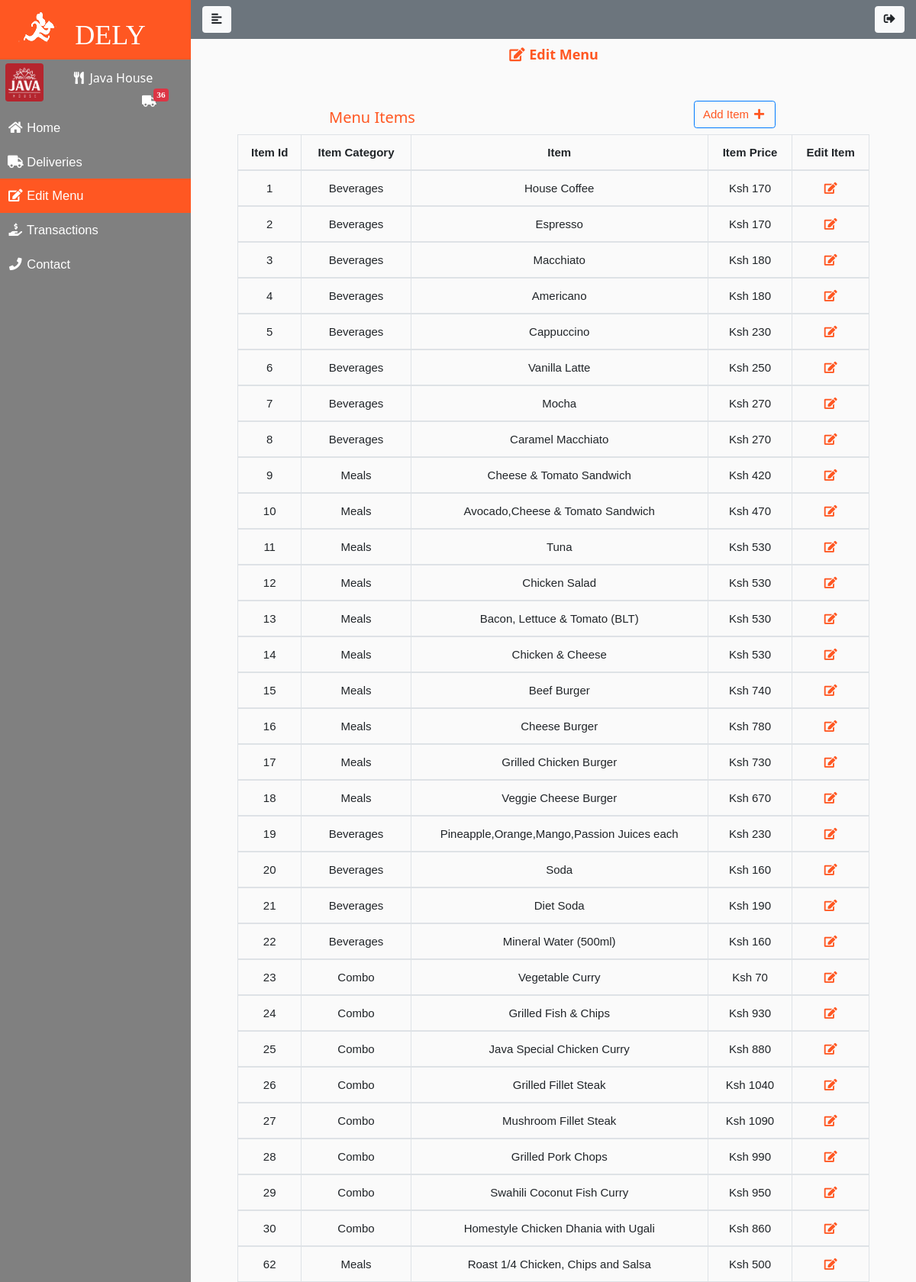
Screenshot of /delyadmin/pages/edit_menu.php (signed in) with the database file from the repository.
### tables this page shows
CREATE TABLE `delyitems` (
  `Item_id` int(10) NOT NULL,
  `Partner` int(11) NOT NULL,
  `Item_cat` int(5) NOT NULL,
  `Item_name` varchar(50) NOT NULL,
  `Item_price` int(10) NOT NULL
);

CREATE TABLE `itemcat` (
  `Cat_id` int(5) NOT NULL,
  `Category` varchar(20) NOT NULL
);

### delyadmin/pages/edit_menu.php (the view, shortened to what this page needs)
<!DOCTYPE html>
<html>
<head>
    <?php include 'config/links.php'; session_start(); ?>
</head>
<body>
    <div class="wrapper">
        <nav id="sidebar">
            <div class="sidebar-header ">
                <div class="row" style="background: #FF5722;">
                    <div class="col-sm-4" align="center">
                        <img src="../img/icon.png" class="rounded" alt="LOGO" >
                    </div>
                    <div class="col-sm-6">
                        <h1 style="padding-top: 15px ">DELY</h1>
                    </div>
                </div>
            </div>
            <ul class="list-unstyled " >
                <div class="row">
                    <div class="col-sm-4"align="center">
                        <?php
                        $part = $_SESSION['part'];
                        echo "<img src='../../delyimgs/partners/".str_replace(' ','',$part)."logo.png' class='rounded' alt='LOGO' id='imgr'>";
                        ?>
                    </div>
                    <div class="col-sm-7">
                        <h6 style="padding-top: 5px"><i class="fa fa-utensils fa-fw"></i> <?php echo $_SESSION['part']; ?> </h6>
                        <div class="col-sm-5" style="float: right;" >
                            <?php
                            require 'config/delydbcon.php';
                            $partid = $_SESSION['partid'];
                            $stmt = $con->prepare("SELECT * FROM delyorders WHERE Part_id = '$partid' AND Dely ='0' ");
                            $stmt->execute();
                            $stmt->store_result();
                            $num = $stmt->num_rows();
                            echo "<a href='deliveries.php'><i class='fa fa-truck fa-inverse'><span class='badge badge-danger'>".$num."</span></i></a>";
                            ?>
                        </div>
                    </div>
                </div>
                <li><a href="home.php"><i class="fa fa-home fa-fw"></i>  Home</a></li>
                <li><a href="deliveries.php"><i class="fa fa-truck fa-fw"></i>  Deliveries</a></li>
                <li class="active" > <a href="edit_menu.php"><i class="fa fa-edit fa-fw"></i>  Edit Menu</a></li>
                <li><a href="transactions.php"><i class="fa fa-hand-holding-usd fa-fw"></i>  Transactions</a></li>
                <li><a href="contact.php"><i class="fa fa-phone fa-fw"></i>  Contact</a></li>
            </ul>
        </nav>
        <div style="width: 100%;" >
            <nav class="navbar content navbar-expand-lg navbar-light bg-secondary">
                <button type="button" id="sidebarCollapse" class="btn btn-light">
                    <i class="fas fa-align-left"></i>
                </button>
                <button id="logout" type="button" class="btn btn-light ml-auto" >
                    <i class="fas fa-sign-out-alt"></i>
                </button>
            </nav>
            <div class="Content" style="width: 100%;" align="center">
                <h5 style="color: #FF5722"><b><i class="fa fa-edit fa-fw"></i> Edit Menu</b></h5>
            </div>
            <div class="container" style="margin-top: 50px;" align="center">
                <div class="row">
                    <div class="col-sm-6">
                        <h4 style="color: #FF5722" >Menu Items</h4>
                    </div>
                    <div class="col-sm-6">
                        <button class="btn btn-outline-primary" data-toggle="modal" data-target="#addmodal" style="color: #FF5722" >Add Item <i class="fa fa-plus fa-fw"></i></button>
                    </div>
                </div>
                <?php
                require 'config/delydbcon.php';
                $partid = $_SESSION['partid'];
                $stmt = $con->prepare("SELECT delyitems.Item_id,delyitems.Item_cat,itemcat.Category,delyitems.Item_name,delyitems.Item_price FROM delyitems INNER JOIN itemcat ON delyitems.Item_cat = itemcat.Cat_id WHERE Partner = '$partid' ");
                $stmt->execute();
                $stmt->bind_result($iid,$catid,$cat,$name,$price);
                echo"<table class='table table-bordered' style='margin: 0 auto; width: 90%;'>
                    <thead class='text-center'>
                        <tr>
                            <th>Item Id</th>
                            <th>Item Category</th>
                            <th>Item </th>
                            <th>Item Price</th>
                            <th>Edit Item</th>
                        </tr>
                    </thead>";
                while ($stmt->fetch()) {
                    echo "<tbody class='text-center'>
                            <tr>
                                <td>".$iid."</td>
                                <td>".$cat."</td>
                                <td>".$name."</td>
                                <td>Ksh ".$price."</td>
                                <td><a data-toggle='modal' data-target='#editmodal'
                                href='javascript:edit();'
                                data-id=".$iid."
                                data-cat=".$catid."
                                data-name=".str_replace(' ','',$name)."
                                data-price=".$price."
                                <i id='editicon' class='fa fa-edit fa-fw' style='color: #FF5722;'></i></a></td>
                            </tr>
                        </tbody>";
                }
                echo "</table>
                </div>";
                ?>
            </div>
        </div>
</body>
</html>

### delyadmin/css/w3/all.css (style rules this page uses)
.fa,.fab,.fal,.far,.fas { -moz-osx-font-smoothing:grayscale;-webkit-font-smoothing:antialiased;display:inline-block;font-style:normal;font-variant:normal;text-rendering:auto;line-height:1 }
.fa-fw { text-align:center;width:1.25em }
.fa-inverse { color:#fff }
.fa-align-left:before { content:"\f036" }
.fa-edit:before { content:"\f044" }
.fa-hand-holding-usd:before { content:"\f4c0" }
.fa-home:before { content:"\f015" }
.fa-phone:before { content:"\f095" }
.fa-plus:before { content:"\f067" }
.fa-sign-out-alt:before { content:"\f2f5" }
.fa-truck:before { content:"\f0d1" }
.fa-utensils:before { content:"\f2e7" }
.fa,.far,.fas { font-family:"Font Awesome 5 Free" }
.fa,.fas { font-weight:900 }

### delyadmin/css/w3/w3.css (style rules this page uses)
*,*:before,*:after { box-sizing:inherit }
html { -ms-text-size-adjust:100%;-webkit-text-size-adjust:100% }
body { margin:0 }
article,aside,details,figcaption,figure,footer,header,main,menu,nav,section,summary { display:block }
a { background-color:transparent;-webkit-text-decoration-skip:objects }
img { border-style:none }
button,input,select,textarea { font:inherit;margin:0 }
button,input { overflow:visible }
button,select { text-transform:none }
button,html [type=button],[type=reset],[type=submit] { -webkit-appearance:button }
html,body { font-family:Verdana,sans-serif;font-size:15px;line-height:1.5 }
html { overflow-x:hidden }
h1 { font-size:36px }
h4 { font-size:20px }
h5 { font-size:18px }
h6 { font-size:16px }
h1,h2,h3,h4,h5,h6 { font-family:"Segoe UI",Arial,sans-serif;font-weight:400;margin:10px 0 }
img { vertical-align:middle }
a { color:inherit }

### delyadmin/pages/dely.css (style rules this page uses)
.wrapper { display: flex; width: 100%; align-items: stretch; }
body { background: #fafafa; }
a, a:hover, a:focus { color: inherit; text-decoration: none; transition: all 0.3s; }
#sidebar { min-width: 250px; max-width: 250px; min-height: 100vh; background: grey; color: #fff; transition: all 0.3s; }
#sidebar .sidebar-header { margin-right: 15px; margin-left: 15px; }
#sidebar ul li a { padding: 10px; font-size: 1.1em; display: block; }
#sidebar ul li.active > a, a[aria-expanded="true"] { color: #fff; background: #FF5722; }
#imgr { width: 50px; height: 50px; margin: 5px; }
.badge { position:absolute; right:10%; top:-30%; }
.content { width: 100%; }

### delyadmin/pages/edit_menu.php (style rules this page uses)
h1 { font-family: "../css/font/Lobster.otf" }

### rows the page displays
delyitems: Item_id "1", Item_cat.Category "Beverages", Item_name "House Coffee", Item_price "170"
delyitems: Item_id "2", Item_cat.Category "Beverages", Item_name "Espresso", Item_price "170"
delyitems: Item_id "3", Item_cat.Category "Beverages", Item_name "Macchiato", Item_price "180"
delyitems: Item_id "4", Item_cat.Category "Beverages", Item_name "Americano", Item_price "180"
delyitems: Item_id "5", Item_cat.Category "Beverages", Item_name "Cappuccino", Item_price "230"
delyitems: Item_id "6", Item_cat.Category "Beverages", Item_name "Vanilla Latte", Item_price "250"
delyitems: Item_id "7", Item_cat.Category "Beverages", Item_name "Mocha", Item_price "270"
delyitems: Item_id "8", Item_cat.Category "Beverages", Item_name "Caramel Macchiato", Item_price "270"
delyitems: Item_id "9", Item_cat.Category "Meals", Item_name "Cheese & Tomato Sandwich", Item_price "420"
delyitems: Item_id "10", Item_cat.Category "Meals", Item_name "Avocado,Cheese & Tomato Sandwich", Item_price "470"
delyitems: Item_id "11", Item_cat.Category "Meals", Item_name "Tuna", Item_price "530"
delyitems: Item_id "12", Item_cat.Category "Meals", Item_name "Chicken Salad", Item_price "530"
delyitems: Item_id "13", Item_cat.Category "Meals", Item_name "Bacon, Lettuce & Tomato (BLT)", Item_price "530"
delyitems: Item_id "14", Item_cat.Category "Meals", Item_name "Chicken & Cheese", Item_price "530"
delyitems: Item_id "15", Item_cat.Category "Meals", Item_name "Beef Burger", Item_price "740"
delyitems: Item_id "16", Item_cat.Category "Meals", Item_name "Cheese Burger", Item_price "780"
delyitems: Item_id "17", Item_cat.Category "Meals", Item_name "Grilled Chicken Burger", Item_price "730"
delyitems: Item_id "18", Item_cat.Category "Meals", Item_name "Veggie Cheese Burger", Item_price "670"
delyitems: Item_id "19", Item_cat.Category "Beverages", Item_name "Pineapple,Orange,Mango,Passion Juices each", Item_price "230"
delyitems: Item_id "20", Item_cat.Category "Beverages", Item_name "Soda", Item_price "160"
delyitems: Item_id "21", Item_cat.Category "Beverages", Item_name "Diet Soda", Item_price "190"
delyitems: Item_id "22", Item_cat.Category "Beverages", Item_name "Mineral Water (500ml)", Item_price "160"
delyitems: Item_id "23", Item_cat.Category "Combo", Item_name "Vegetable Curry", Item_price "70"
delyitems: Item_id "24", Item_cat.Category "Combo", Item_name "Grilled Fish & Chips", Item_price "930"
delyitems: Item_id "25", Item_cat.Category "Combo", Item_name "Java Special Chicken Curry", Item_price "880"
delyitems: Item_id "26", Item_cat.Category "Combo", Item_name "Grilled Fillet Steak", Item_price "1040"
delyitems: Item_id "27", Item_cat.Category "Combo", Item_name "Mushroom Fillet Steak", Item_price "1090"
delyitems: Item_id "28", Item_cat.Category "Combo", Item_name "Grilled Pork Chops", Item_price "990"
delyitems: Item_id "29", Item_cat.Category "Combo", Item_name "Swahili Coconut Fish Curry", Item_price "950"
delyitems: Item_id "30", Item_cat.Category "Combo", Item_name "Homestyle Chicken Dhania with Ugali", Item_price "860"
delyitems: Item_id "62", Item_cat.Category "Meals", Item_name "Roast 1/4 Chicken, Chips and Salsa", Item_price "500"

### other values shown
$_SESSION['part'] "Java House"
$num "36"
